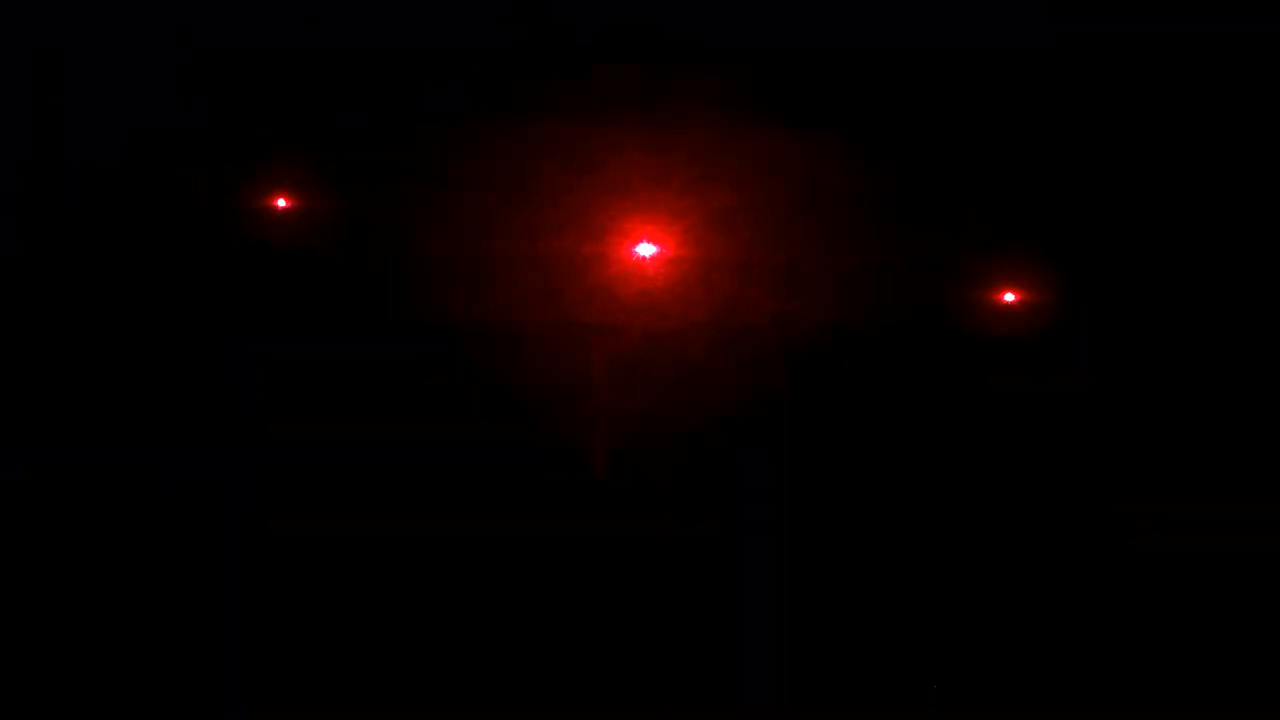
#> input picture frame 30 of Cav.mp4, 1280 x 720 px
$ jupyter execute --allow-errors e313.ipynb   (shell and % lines are left out)
#> lines starting #> are read from the running program, lines starting #| are printed output that depends on the picture; after the words box and inside, x2 and y2 are one past the last pixel; in counts of white or black regions, pixels touching at a corner belong together
# E313 - Big - G Tracking Code

v2. Yourong Wang, University of Auckland

## Install Required Packages

## Importing Packages

[cell 1]
import cv2
import numpy as np
import imutils
import matplotlib.pyplot as plt
import PIL

## Import the Video

Don't forger to change the file name into your own recording's!

[cell 2]
VidFile = "Cav.mp4"

[cell 3]
cap = cv2.VideoCapture(VidFile)

ret, image = cap.read()
#> image is the input picture: shape (720, 1280, 3); mean B, G, R 0.4, 0.4, 7.1

# The colours might look messed up because OpenCV defaults to BGR

image = cv2.cvtColor(image, cv2.COLOR_BGR2RGB)

plt.imshow(image)

## Parallax Correction
This maps the image of your board to a rectangle. If your rectangle is tall rather than squat, change the degrees of rotation appropriately (i.e. from -90 degrees to 0).

[cell 4]
def perspective_transform(image, corners):
    def order_corner_points(corners):
        # Separate corners into individual points
        # Index 0 - top-right
        #       1 - top-left
        #       2 - bottom-left
        #       3 - bottom-right
        corners = [(corner[0][0], corner[0][1]) for corner in corners]
        top_r, top_l, bottom_l, bottom_r = corners[0], corners[1], corners[2], corners[3]
        return (top_l, top_r, bottom_r, bottom_l)

    # Order points in clockwise order
    ordered_corners = order_corner_points(corners)
    top_l, top_r, bottom_r, bottom_l = ordered_corners

    # Determine width of new image which is the max distance between
    # (bottom right and bottom left) or (top right and top left) x-coordinates
    width_A = np.sqrt(((bottom_r[0] - bottom_l[0]) ** 2) + ((bottom_r[1] - bottom_l[1]) ** 2))
    width_B = np.sqrt(((top_r[0] - top_l[0]) ** 2) + ((top_r[1] - top_l[1]) ** 2))
    width = max(int(width_A), int(width_B))

    # Determine height of new image which is the max distance between
    # (top right and bottom right) or (top left and bottom left) y-coordinates
    height_A = np.sqrt(((top_r[0] - bottom_r[0]) ** 2) + ((top_r[1] - bottom_r[1]) ** 2))
    height_B = np.sqrt(((top_l[0] - bottom_l[0]) ** 2) + ((top_l[1] - bottom_l[1]) ** 2))
    height = max(int(height_A), int(height_B))

    # Construct new points to obtain top-down view of image in
    # top_r, top_l, bottom_l, bottom_r order
    dimensions = np.array([[0, 0], [width - 1, 0], [width - 1, height - 1],
                    [0, height - 1]], dtype = "float32")

    # Convert to Numpy format
    ordered_corners = np.array(ordered_corners, dtype="float32")

    # Find perspective transform matrix
    matrix = cv2.getPerspectiveTransform(ordered_corners, dimensions)

    # Return the transformed image
    return cv2.warpPerspective(image, matrix, (width, height))

[cell 5]
original = image.copy()
gray = cv2.cvtColor(image, cv2.COLOR_BGR2GRAY)
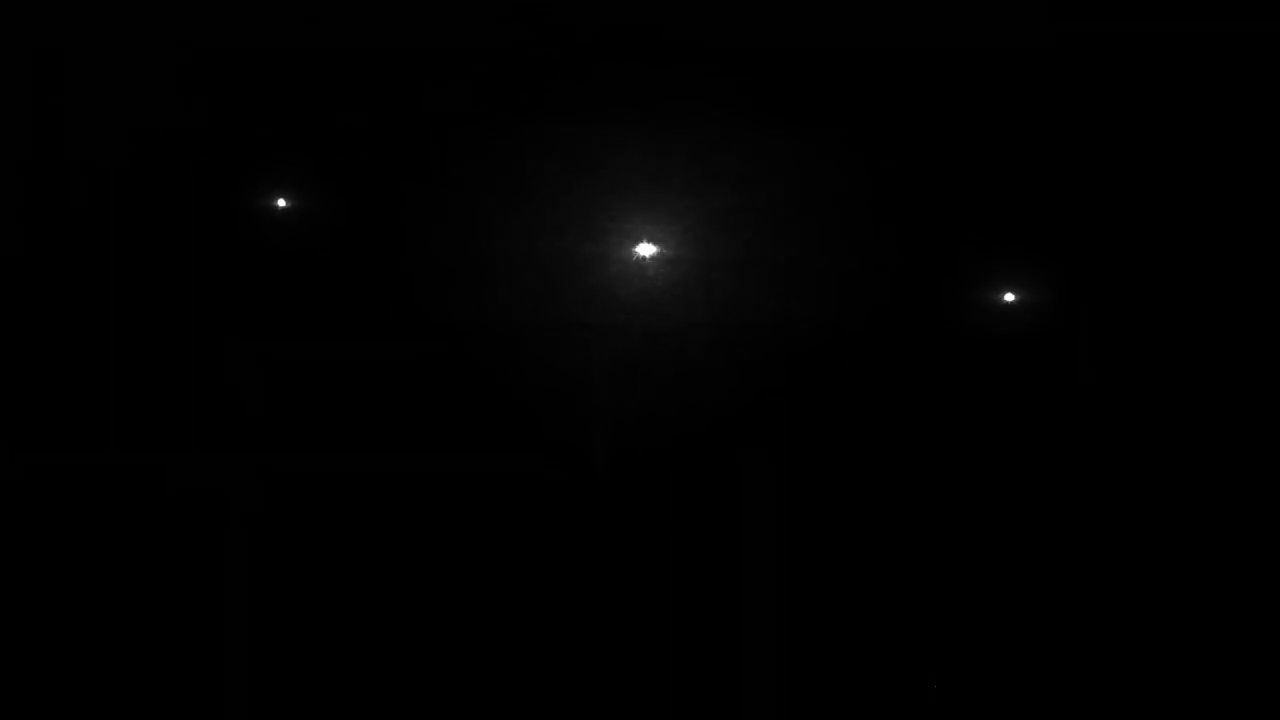
#> gray: shape (720, 1280); min 0, max 255, mean 1.1
thresh = cv2.threshold(gray, 0, 255, cv2.THRESH_BINARY + cv2.THRESH_OTSU)[1]
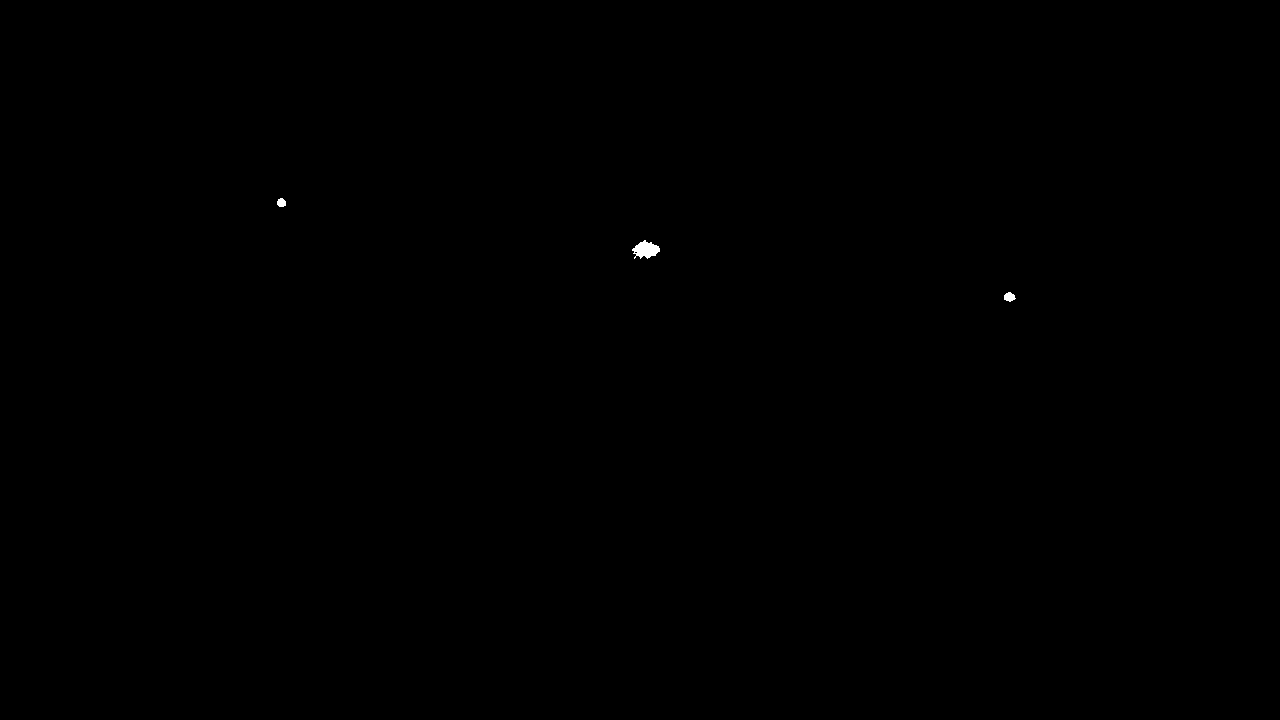
#> thresh: shape (720, 1280); 0.05% white; 3 white regions

cnts = cv2.findContours(thresh, cv2.RETR_EXTERNAL, cv2.CHAIN_APPROX_SIMPLE)
#> cnts = 3 contours; box (x1, y1, x2, y2) and area: (632, 240, 660, 259) 294, (1004, 292, 1016, 302) 68, (277, 198, 286, 207) 52
cnts = cnts[0] if len(cnts) == 2 else cnts[1]

for c in cnts:
    peri = cv2.arcLength(c, True)
    approx = cv2.approxPolyDP(c, 0.015 * peri, True)
    if len(approx) == 4:
        transformed = perspective_transform(original, approx)
#> this loop made 3 passes
#> peri on passes 1 to 3: 32.97, 88.91, 27.31
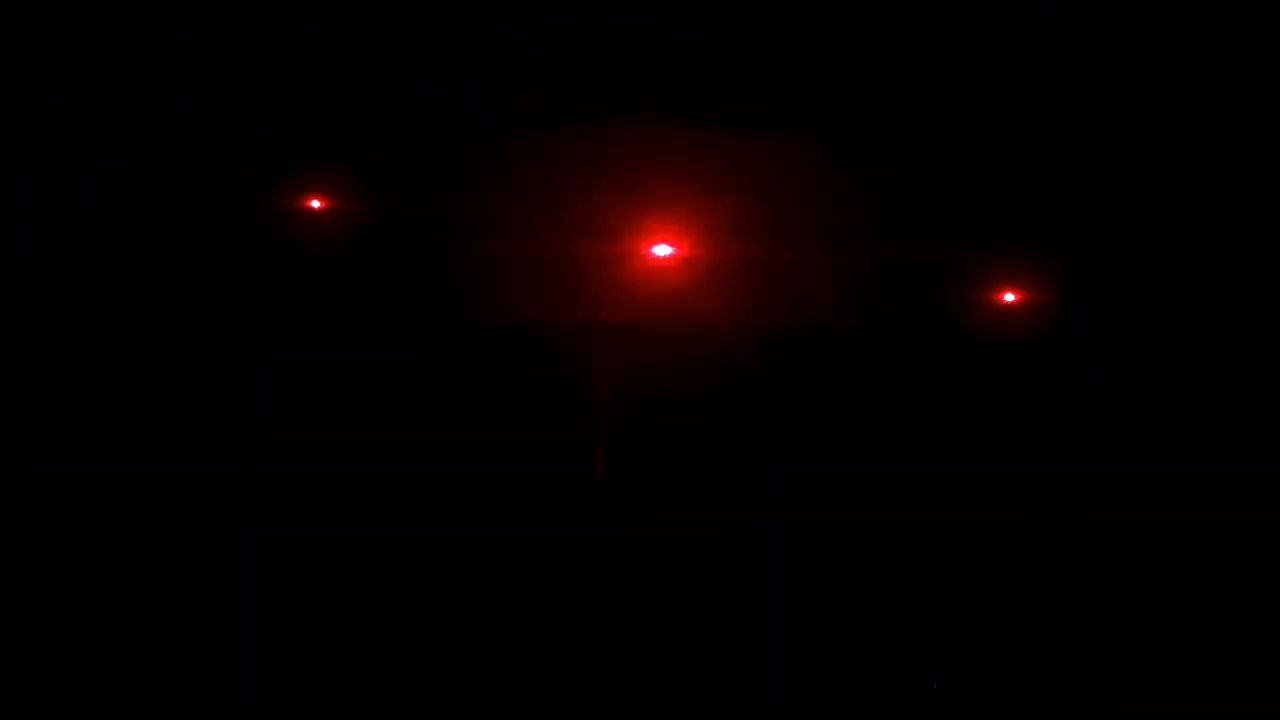
#> input picture frame 31 of Cav.mp4, 1280 x 720 px
#> further down, imageM is the input picture: shape (720, 1280, 3); mean B, G, R 0.4, 0.3, 5.1

#> (the rest of this cell did not finish here and is left out)

So far, we only worked with the initial frame of our video. Assuming the camera never moved (visibly), we can use the same set of transformations for object tracking!

This relies on a loop, and will be seen a couple cells down. For now, we need to supply some other tracking information.

[cell 6]
# setup initial guess of tracking window
x, y, w, h = 490, 100, 50, 50 # You need to hard code these ... Initial Guess
track_window = (x, y, w, h)

# visualizing
# inverting the colours seem to do magic!

#> (the rest of this cell did not finish here and is left out)

## Main Analysis Loop

To see each step in action, please refer to the .py version of the program.

[cell 7]
cap = cv2.VideoCapture(VidFile)

success,imageM = cap.read()

count = 0

xLog = np.array([x])

#while count < 6:

xO,yO,wO,hO = x,y,w,h

#> (the rest of this cell did not finish here and is left out)

#> in order_corner_points, `corners = [(corner[0][0], corner[0][1]) for corner in corners]`: corners = [(278, 199), (278, 200), (277, 201), (277, 204), (279, 206), (283, 206), (284, 205), (285, 205), (285, 201), (282, 198), (280, 198), (279, 199)]
#> in order_corner_points, `top_r, top_l, bottom_l, bottom_r = corners[0], corners[1], corners[2],..`: top_r = (278, 199); top_l = (278, 200); bottom_l = (277, 201); bottom_r = (277, 204)
#> in perspective_transform, `ordered_corners = order_corner_points(corners)`: ordered_corners = ((278, 200), (278, 199), (277, 204), (277, 201))
#> in perspective_transform, `top_l, top_r, bottom_r, bottom_l = ordered_corners`: top_l = (278, 200); top_r = (278, 199); bottom_r = (277, 204); bottom_l = (277, 201)
#> in perspective_transform, `width_A = np.sqrt(((bottom_r[0] - bottom_l[0]) ** 2) + ((bottom_r[1] -..`: width_A = 3
#> in perspective_transform, `width_B = np.sqrt(((top_r[0] - top_l[0]) ** 2) + ((top_r[1] - top_l[1]..`: width_B = 1
#> in perspective_transform, `width = max(int(width_A), int(width_B))`: width = 3
#> in perspective_transform, `height_A = np.sqrt(((top_r[0] - bottom_r[0]) ** 2) + ((top_r[1] - bott..`: height_A = 5.1
#> in perspective_transform, `height_B = np.sqrt(((top_l[0] - bottom_l[0]) ** 2) + ((top_l[1] - bott..`: height_B = 1.41
#> in perspective_transform, `height = max(int(height_A), int(height_B))`: height = 5
#> in perspective_transform, `dimensions = np.array([[0, 0], [width - 1, 0], [width - 1, height - 1]..`: dimensions = [[0, 0], [2, 0], [2, 4], [0, 4]]
#> in perspective_transform, `ordered_corners = np.array(ordered_corners, dtype="float32")`: ordered_corners = [[278, 200], [278, 199], [277, 204], [277, 201]]
#> in perspective_transform, `matrix = cv2.getPerspectiveTransform(ordered_corners, dimensions)`: matrix = [[0.0018, 0.0018, -0.86], [-0.0108, 9.41e-17, 3], [-0.0036, 2.78e-17, 1]]
        rotatedM = 255 - imutils.rotate_bound(transformedM, angle=-90)

        # Tracking Happens Here

        hsvM = cv2.cvtColor(rotatedM, cv2.COLOR_BGR2HSV)

        dstM = cv2.calcBackProject([hsvM],[0],roi_hist,[0,180],1)

        # apply meanshift to get the new location
        retM, track_window = cv2.meanShift(dstM, track_window, term_crit)

        xM,yM,wM,hM = track_window

        xLog = np.append(xLog,xM)

        count += 1

        if count%60 == 0:

            plt.figure(dpi = 144)
            #plt.imshow(cv2.cvtColor(rotatedM, cv2.COLOR_BGR2RGB))
            plt.imshow(dstM, cmap = 'Greys')

            plt.scatter(xO + wO/2,yO + hO/2, s= 500, alpha = 0.2, color = 'blue')

            plt.scatter(xM + wM/2,yM + hM/2, s= 500, alpha = 0.4, color = 'orange')

            xO,yO,wO,hO = xM,yM,wM,hM
            print(f"x = {xM} @ Frame #{count}", end = '\n', flush = True)

            plt.show()


    else:
        break

print(f"Processed {count} frames!")

[cell 8]
duration = 7000 # how many seconds is your experiment?

tLog = np.arange(count+1) / count * duration

plt.plot(tLog, xLog)
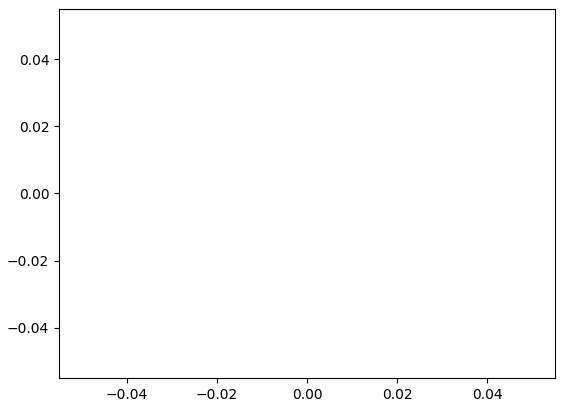
#> figure drawn by matplotlib, 1 panel

$ run again, starting later in the video
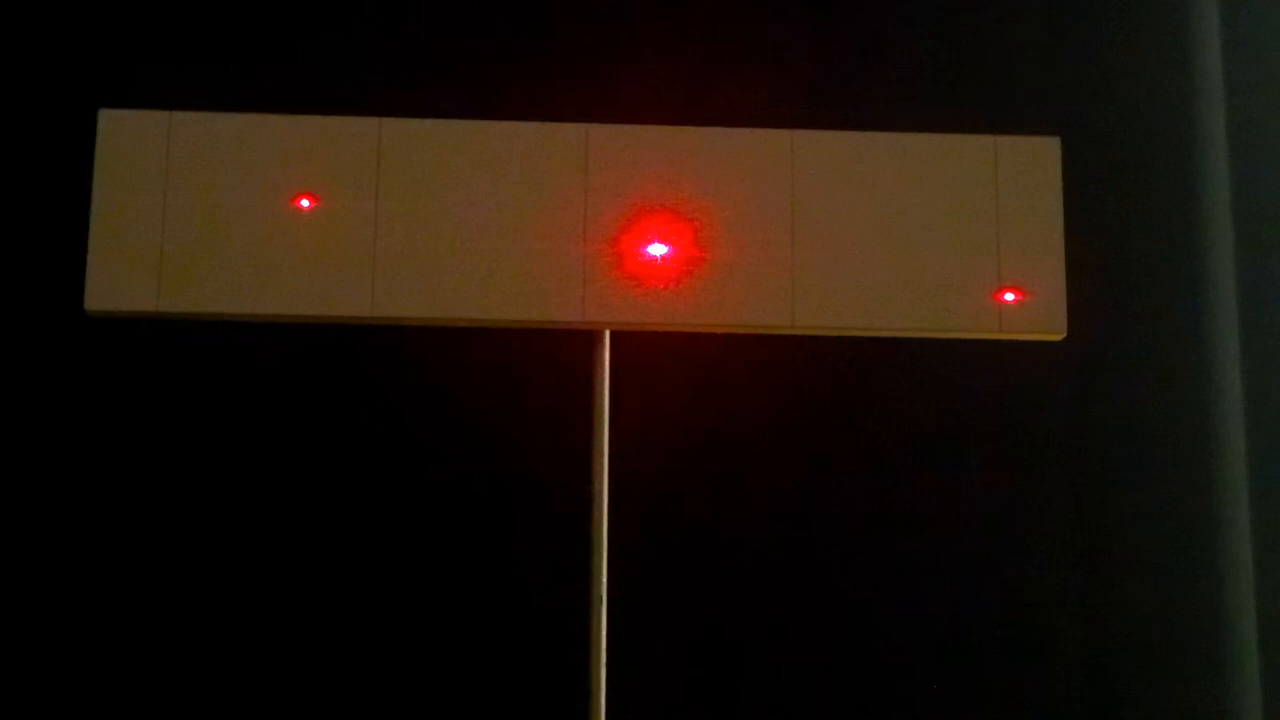
#> input picture frame 135 of Cav.mp4, 1280 x 720 px
#> image is the input picture: shape (720, 1280, 3); mean B, G, R 9.6, 17.5, 28.9
#> `thresh = cv2.threshold(gray, 0, 255, cv2.THRESH_BINARY + cv2.THRESH_OT..`:
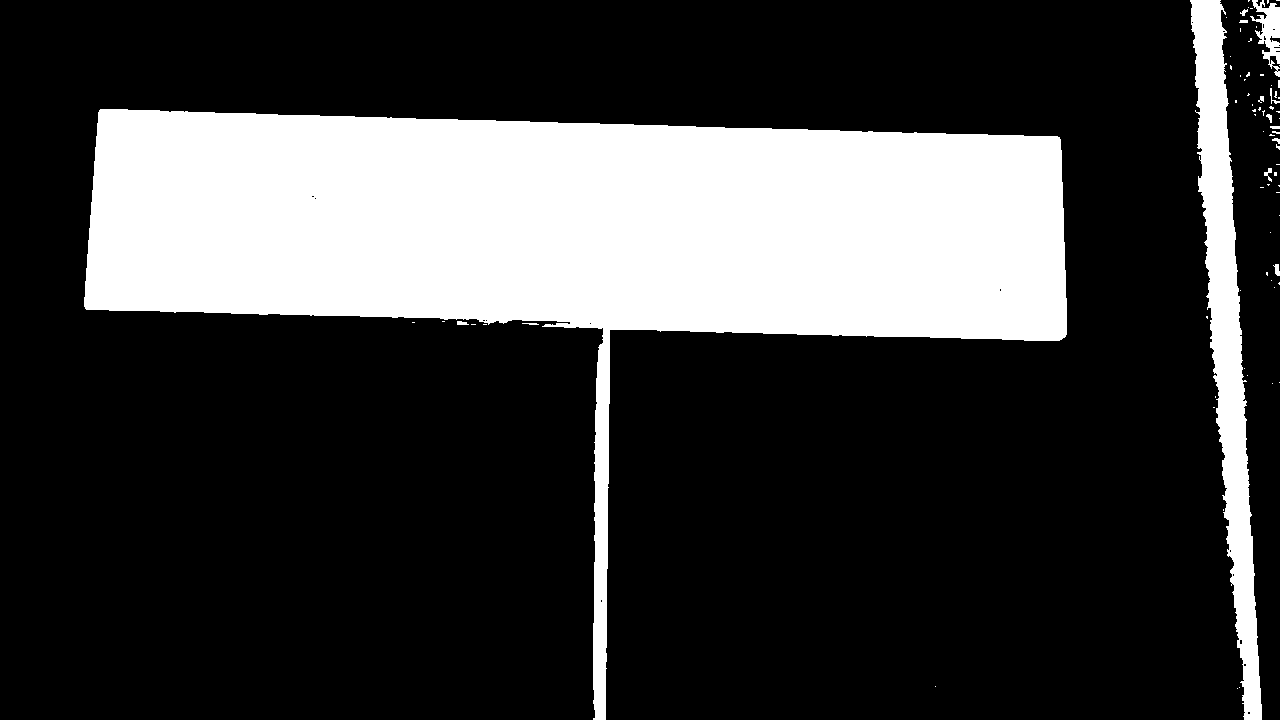
#> thresh: shape (720, 1280); 24.2% white; 76 white regions (62 under 20 px)
#> cnts = 76 contours, 70 with area under 20; largest, box (x1, y1, x2, y2) and area: (84, 109, 1067, 720) 200886, (1190, 0, 1262, 720) 18184, (1250, 0, 1280, 77) 890, (1273, 264, 1280, 276) 36, (1264, 168, 1272, 182) 30, (457, 321, 469, 325) 23
#> the loop `for c in cnts:` made 76 passes
#> (peri, ordered_corners in perspective_transform, width_A in perspective_transform, width_B in perspective_transform, width in perspective_transform, height_A in perspective_transform, height_B in perspective_transform, height in perspective_transform) on passes 17, 22, 49, 59: (5.41, [[1206, 317], [1206, 316], [1207, 316], [1207, 318]], 2, 1, 2, 1, 1.41, 1), (7.41, [[1266, 274], [1266, 272], [1267, 272], [1267, 275]], 3, 2, 3, 1, 1.41, 1), (6, [[1235, 102], [1235, 100], [1236, 100], [1236, 102]], 2, 2, 2, 1, 1, 1), (8, [[1260, 75], [1260, 74], [1263, 74], [1263, 75]], 1, 1, 1, 3, 3, 3)
#> rotated = [[0, 0, 0], [0, 0, 0], [0, 0, 0]]
#> roi = empty array
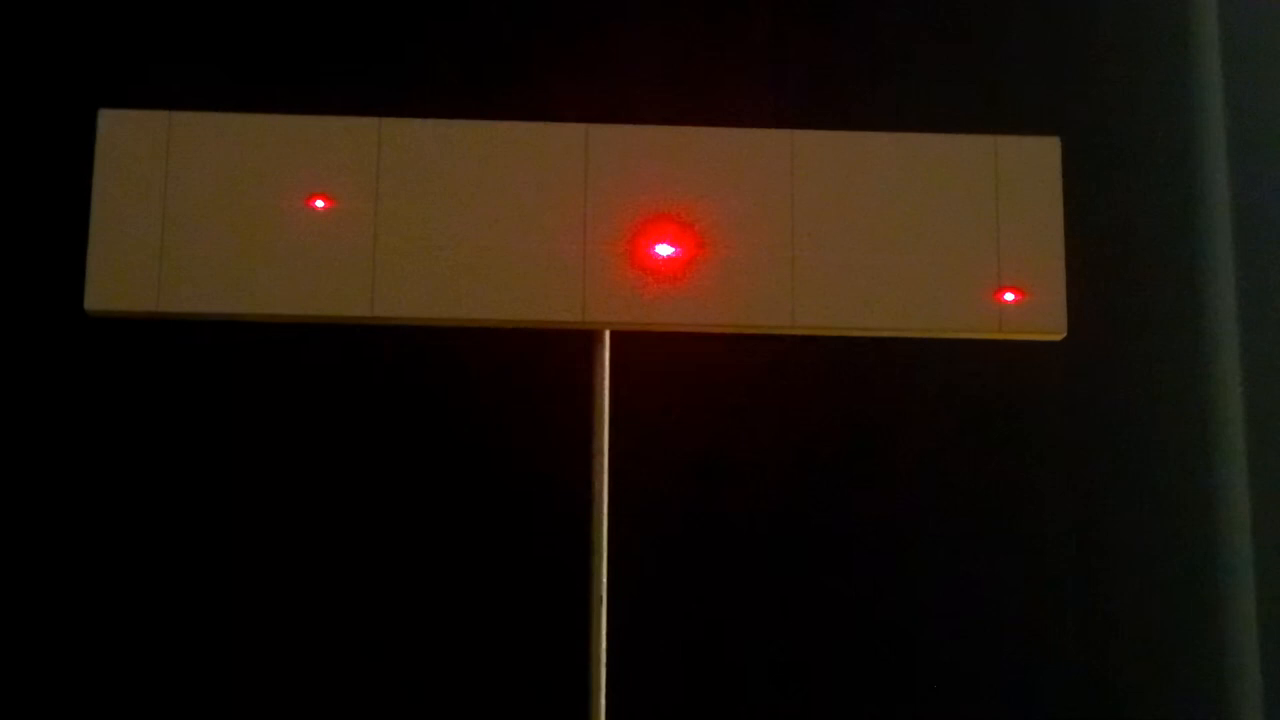
#> input picture frame 136 of Cav.mp4, 1280 x 720 px
#> imageM is the input picture: shape (720, 1280, 3); mean B, G, R 10, 18.1, 28
